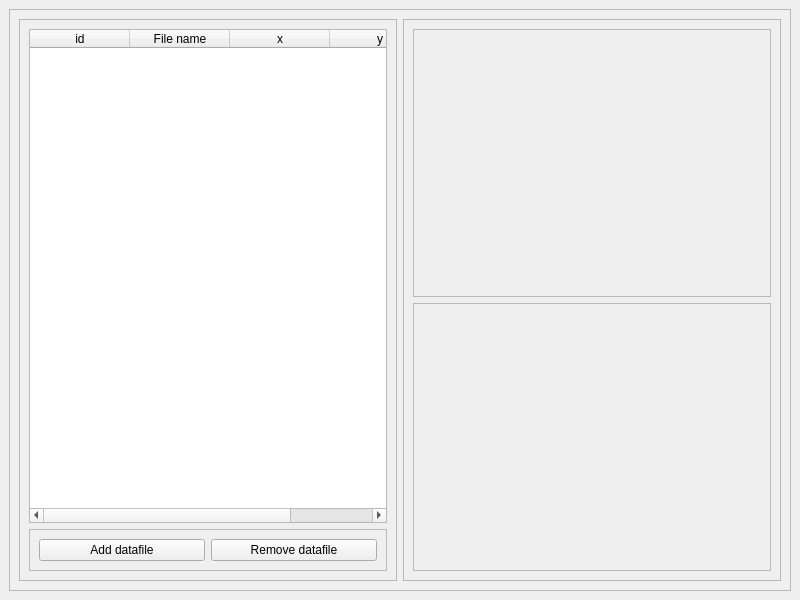
<?xml version="1.0" encoding="UTF-8"?>
<ui version="4.0">
 <class>MainWindow</class>
 <widget class="QMainWindow" name="MainWindow">
  <property name="geometry">
   <rect>
    <x>0</x>
    <y>0</y>
    <width>800</width>
    <height>600</height>
   </rect>
  </property>
  <property name="windowTitle">
   <string>MainWindow</string>
  </property>
  <widget class="QWidget" name="MainWidget">
   <layout class="QGridLayout" name="gridLayout">
    <item row="0" column="0">
     <widget class="QFrame" name="MainFrame">
      <property name="frameShape">
       <enum>QFrame::StyledPanel</enum>
      </property>
      <property name="frameShadow">
       <enum>QFrame::Raised</enum>
      </property>
      <layout class="QHBoxLayout" name="horizontalLayout">
       <item>
        <widget class="QFrame" name="FileFrame">
         <property name="frameShape">
          <enum>QFrame::StyledPanel</enum>
         </property>
         <property name="frameShadow">
          <enum>QFrame::Raised</enum>
         </property>
         <layout class="QVBoxLayout" name="verticalLayout">
          <item>
           <widget class="QTableWidget" name="FileTableWidget">
            <property name="contextMenuPolicy">
             <enum>Qt::ActionsContextMenu</enum>
            </property>
            <property name="editTriggers">
             <set>QAbstractItemView::DoubleClicked|QAbstractItemView::EditKeyPressed|QAbstractItemView::SelectedClicked</set>
            </property>
            <property name="showGrid">
             <bool>true</bool>
            </property>
            <column>
             <property name="text">
              <string>id</string>
             </property>
            </column>
            <column>
             <property name="text">
              <string>File name</string>
             </property>
            </column>
            <column>
             <property name="text">
              <string>x</string>
             </property>
            </column>
            <column>
             <property name="text">
              <string>y</string>
             </property>
            </column>
           </widget>
          </item>
          <item>
           <widget class="QFrame" name="FileBtnsFrame">
            <property name="frameShape">
             <enum>QFrame::StyledPanel</enum>
            </property>
            <property name="frameShadow">
             <enum>QFrame::Raised</enum>
            </property>
            <layout class="QHBoxLayout" name="horizontalLayout_2">
             <item>
              <widget class="QPushButton" name="AddDatafileBtn">
               <property name="text">
                <string>Add datafile</string>
               </property>
              </widget>
             </item>
             <item>
              <widget class="QPushButton" name="RemoveDatafileBtn">
               <property name="text">
                <string>Remove datafile</string>
               </property>
              </widget>
             </item>
            </layout>
           </widget>
          </item>
         </layout>
        </widget>
       </item>
       <item>
        <widget class="QFrame" name="DisplayFrame">
         <property name="frameShape">
          <enum>QFrame::StyledPanel</enum>
         </property>
         <property name="frameShadow">
          <enum>QFrame::Raised</enum>
         </property>
         <layout class="QVBoxLayout" name="verticalLayout_2">
          <item>
           <widget class="QFrame" name="PlotFrame">
            <property name="frameShape">
             <enum>QFrame::StyledPanel</enum>
            </property>
            <property name="frameShadow">
             <enum>QFrame::Raised</enum>
            </property>
            <layout class="QGridLayout" name="gridLayout_2">
             <item row="0" column="0">
              <widget class="MplWidget" name="PlotWidget" native="true"/>
             </item>
            </layout>
           </widget>
          </item>
          <item>
           <widget class="QFrame" name="PropertiesFrame">
            <property name="frameShape">
             <enum>QFrame::StyledPanel</enum>
            </property>
            <property name="frameShadow">
             <enum>QFrame::Raised</enum>
            </property>
            <layout class="QVBoxLayout" name="verticalLayout_4">
             <item>
              <spacer name="horizontalSpacer_2">
               <property name="orientation">
                <enum>Qt::Horizontal</enum>
               </property>
               <property name="sizeHint" stdset="0">
                <size>
                 <width>335</width>
                 <height>20</height>
                </size>
               </property>
              </spacer>
             </item>
            </layout>
           </widget>
          </item>
         </layout>
        </widget>
       </item>
      </layout>
     </widget>
    </item>
   </layout>
  </widget>
 </widget>
 <customwidgets>
  <customwidget>
   <class>MplWidget</class>
   <extends>QWidget</extends>
   <header>mplwidget.h</header>
   <container>1</container>
  </customwidget>
 </customwidgets>
 <resources/>
 <connections/>
</ui>
